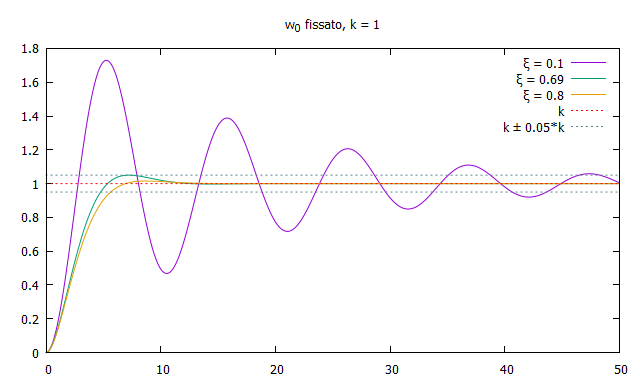

The gnuplot source for this figure:
set encoding utf8
#
set title 'w_0 fissato, k = 1'
set xrange [0:50]
#set ytics add ("k" 1)
#
w0 = .6
k = 1
#
set samples 3000
f(x, k, xi, w) = k*(1 - ((exp(-w*xi*x))/(sqrt(1-xi**2)))*sin(w*sqrt(1-xi**2)*x+atan((sqrt(1-xi**2))/(xi))))
plot	f(x, 1, .1, w0) w l title '{/Symbol x} = 0.1', \
		f(x, 1, .69, w0) w l title '{/Symbol x} = 0.69', \
		f(x, 1, .8, w0) w l lt 20 title '{/Symbol x} = 0.8', \
		k w l dt 3 lc 'red', \
		k - 0.05*k w l dt 3 lc '#58828B' title 'k {/Symbol \261} 0.05*k', \
		k + 0.05*k w l dt 3 lc '#58828B' notitle
